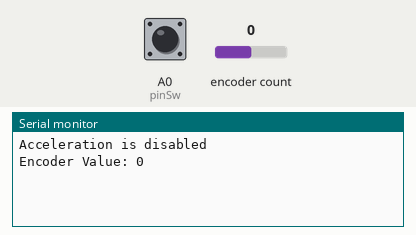
Recording of a sketch running on a simulated Arduino Uno, built with avr-gcc and run on an emulated ATmega328P. On the bench: the last lines printed to the serial monitor. Inputs (shaded band) come from the test bench; at power-on: A0 (pinSw) HIGH, encoder count 0.

Above: at 1.2 s.
1.3 s: A0 (pinSw) pulled LOW for 0.15 s
At 3.2 s:
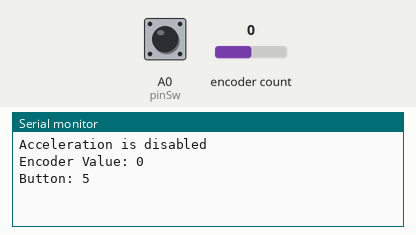
3.5 s: encoder count set to 1
At 4.7 s:
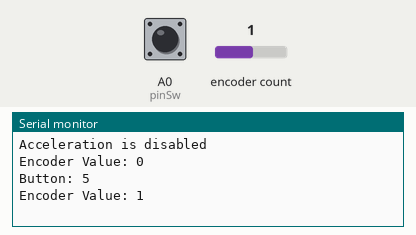
5.0 s: A0 (pinSw) pulled LOW for 3.2 s
At 8.6 s:
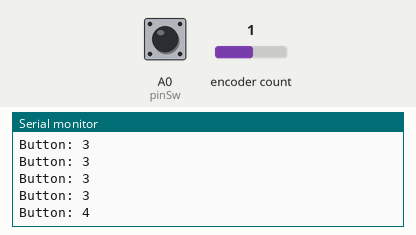
9.7 s: A0 (pinSw) driven LOW
12.7 s: encoder count set to 2
At 13.6 s:
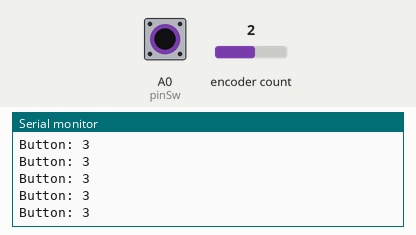
14.2 s: encoder count set to 3
Timing chart, 0 to 17.2 s (numbered marks = the images above; inputs shaded):
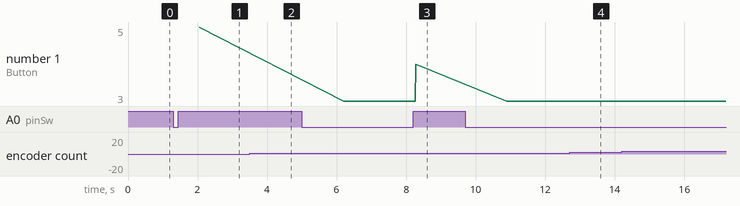

Measured:
- after the input at 1.3 s, the serial monitor: prints a new line after 0.75 s (image 1)
- after the input at 3.5 s, the serial monitor: prints a new line at once (image 2)
- after the input at 5.0 s, the serial monitor: prints a new line after 1.2 s (image 3)
- after the input at 12.7 s, the serial monitor: prints a new line after 0.08 s (image 4)
- plotted number 1: 5 → 4 after the input at 5.0 s

The sketch:

clickencoder.ino
```cpp
#include <ClickEncoder.h>
#include <TimerOne.h>

int16_t oldEncPos, encPos;
uint8_t buttonState;

#define pinA A2
#define pinB A1
#define pinSw A0 //switch
#define STEPS 4

ClickEncoder encoder(pinA, pinB, pinSw, STEPS);

void setup() {
  Serial.begin(9600);

  Timer1.initialize(1000);
  Timer1.attachInterrupt(timerIsr);

  encoder.setAccelerationEnabled(true);

  Serial.print("Acceleration is ");
  Serial.println((encoder.getAccelerationEnabled()) ? "enabled" : "disabled");

  oldEncPos = -1;
}

void loop() {
  encPos += encoder.getValue();

  if (encPos != oldEncPos) {
    oldEncPos = encPos;
    Serial.print("Encoder Value: ");
    Serial.println(encPos);
  }

  buttonState = encoder.getButton();

  if (buttonState != 0) {
    Serial.print("Button: "); Serial.println(buttonState);
    switch (buttonState) {
      case ClickEncoder::Open:          //0
        break;

      case ClickEncoder::Closed:        //1
        break;

      case ClickEncoder::Pressed:       //2
        break;

      case ClickEncoder::Held:          //3
        break;

      case ClickEncoder::Released:      //4
        break;

      case ClickEncoder::Clicked:       //5
        break;

      case ClickEncoder::DoubleClicked: //6
        break;
    }
  }
}

void timerIsr() {
  encoder.service();
}
```
